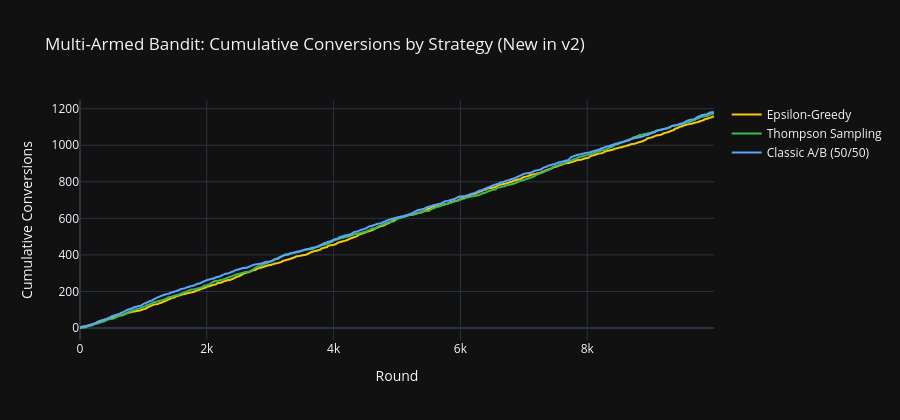
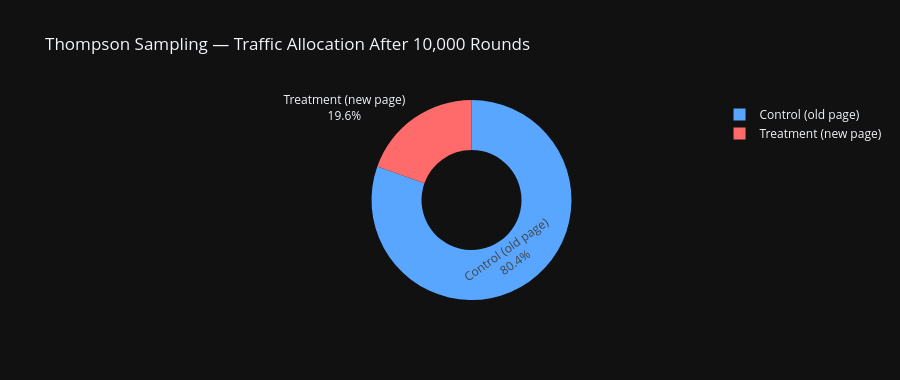

These figures' notebook cell, in order:
### Code cell
# Plot cumulative conversions comparison
fig_bandit = go.Figure()
for name, hist, color in [
    ('Epsilon-Greedy', hist_eg, '#F6C90E'),
    ('Thompson Sampling', hist_ts, '#3FB950'),
    ('Classic A/B (50/50)', hist_ab, '#58A6FF'),
]:
    fig_bandit.add_trace(go.Scatter(
        x=list(range(n_rounds)), y=hist,
        mode='lines', name=name,
        line=dict(color=color, width=2),
        hovertemplate=f'{name}<br>Round %{{x:,}}<br>Cumulative conversions: %{{y:,}}<extra></extra>'
    ))

fig_bandit.update_layout(
    title='Multi-Armed Bandit: Cumulative Conversions by Strategy (New in v2)',
    xaxis_title='Round', yaxis_title='Cumulative Conversions',
    template='plotly_dark', height=420, hovermode='x unified'
)
fig_bandit.show()

# Traffic allocation pie for Thompson Sampling
fig_alloc = go.Figure(go.Pie(
    labels=['Control (old page)', 'Treatment (new page)'],
    values=[counts_ts['control'], counts_ts['treatment']],
    hole=0.5,
    marker_colors=['#58A6FF', '#FF6B6B'],
    textinfo='label+percent'
))
fig_alloc.update_layout(
    title='Thompson Sampling — Traffic Allocation After 10,000 Rounds',
    template='plotly_dark', height=380
)
fig_alloc.show()

### Figure 1 — Plotly figure (JSON) as saved in the notebook; plotly's stock layout.template omitted (floating-point values rounded to 4 significant figures; data arrays with more than 128 entries replaced by an {"elided": "..."} marker saying what was removed)
{"data": [{"hovertemplate": "Epsilon-Greedy<br>Round %{x:,}<br>Cumulative conversions: %{y:,}<extra></extra>", "line": {"color": "#F6C90E", "width": 2}, "mode": "lines", "name": "Epsilon-Greedy", "type": "scatter", "x": {"elided": "10000 int values"}, "y": {"elided": "10000 int values"}}, {"hovertemplate": "Thompson Sampling<br>Round %{x:,}<br>Cumulative conversions: %{y:,}<extra></extra>", "line": {"color": "#3FB950", "width": 2}, "mode": "lines", "name": "Thompson Sampling", "type": "scatter", "x": {"elided": "10000 int values"}, "y": {"elided": "10000 int values"}}, {"hovertemplate": "Classic A/B (50/50)<br>Round %{x:,}<br>Cumulative conversions: %{y:,}<extra></extra>", "line": {"color": "#58A6FF", "width": 2}, "mode": "lines", "name": "Classic A/B (50/50)", "type": "scatter", "x": {"elided": "10000 int values"}, "y": {"elided": "10000 int values"}}], "layout": {"height": 420, "hovermode": "x unified", "title": {"text": "Multi-Armed Bandit: Cumulative Conversions by Strategy (New in v2)"}, "xaxis": {"title": {"text": "Round"}}, "yaxis": {"title": {"text": "Cumulative Conversions"}}}}

### Figure 2 — Plotly figure (JSON) as saved in the notebook; plotly's stock layout.template omitted (floating-point values rounded to 4 significant figures)
{"data": [{"hole": 0.5, "labels": ["Control (old page)", "Treatment (new page)"], "marker": {"colors": ["#58A6FF", "#FF6B6B"]}, "textinfo": "label+percent", "type": "pie", "values": [8044, 1956]}], "layout": {"height": 380, "title": {"text": "Thompson Sampling — Traffic Allocation After 10,000 Rounds"}}}
